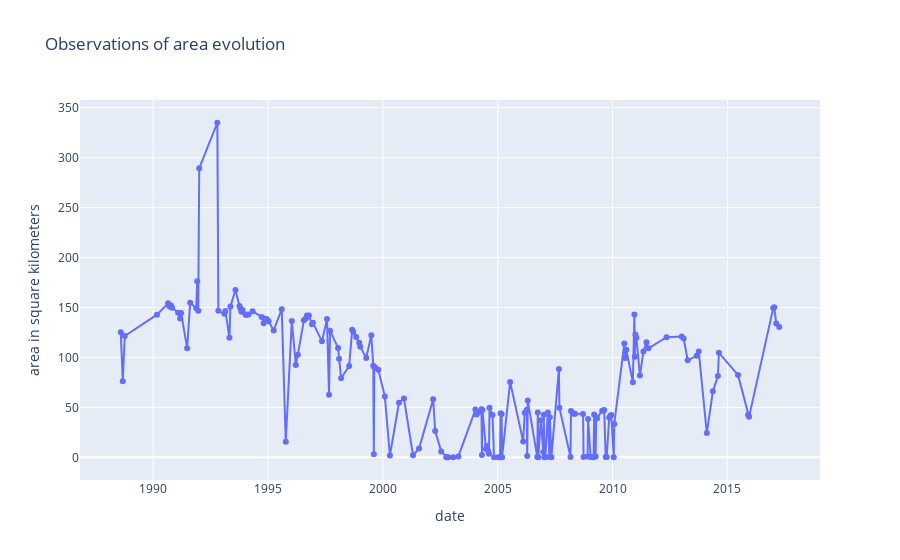

Write notebook code for a chart like this one.
### Code cell
plot_lake_area_by_month(filled_isolated_detections, data.keys())

### Figure 1 — Plotly figure (JSON) as saved in the notebook; plotly's stock layout.template omitted (floating-point values rounded to 4 significant figures; data arrays with more than 128 entries replaced by an {"elided": "..."} marker saying what was removed)
{"data": [{"hovertemplate": "date=%{x}<br>area in square kilometers=%{y}<extra></extra>", "legendgroup": "", "line": {"color": "#636efa", "dash": "solid"}, "marker": {"symbol": "circle"}, "mode": "lines+markers", "name": "", "orientation": "v", "showlegend": false, "type": "scatter", "x": {"elided": "176 str values"}, "xaxis": "x", "y": {"elided": "176 float values"}, "yaxis": "y"}], "layout": {"legend": {"tracegroupgap": 0}, "title": {"text": "Observations of area evolution"}, "xaxis": {"anchor": "y", "domain": [0, 1], "title": {"text": "date"}}, "yaxis": {"anchor": "x", "domain": [0, 1], "title": {"text": "area in square kilometers"}}}}
